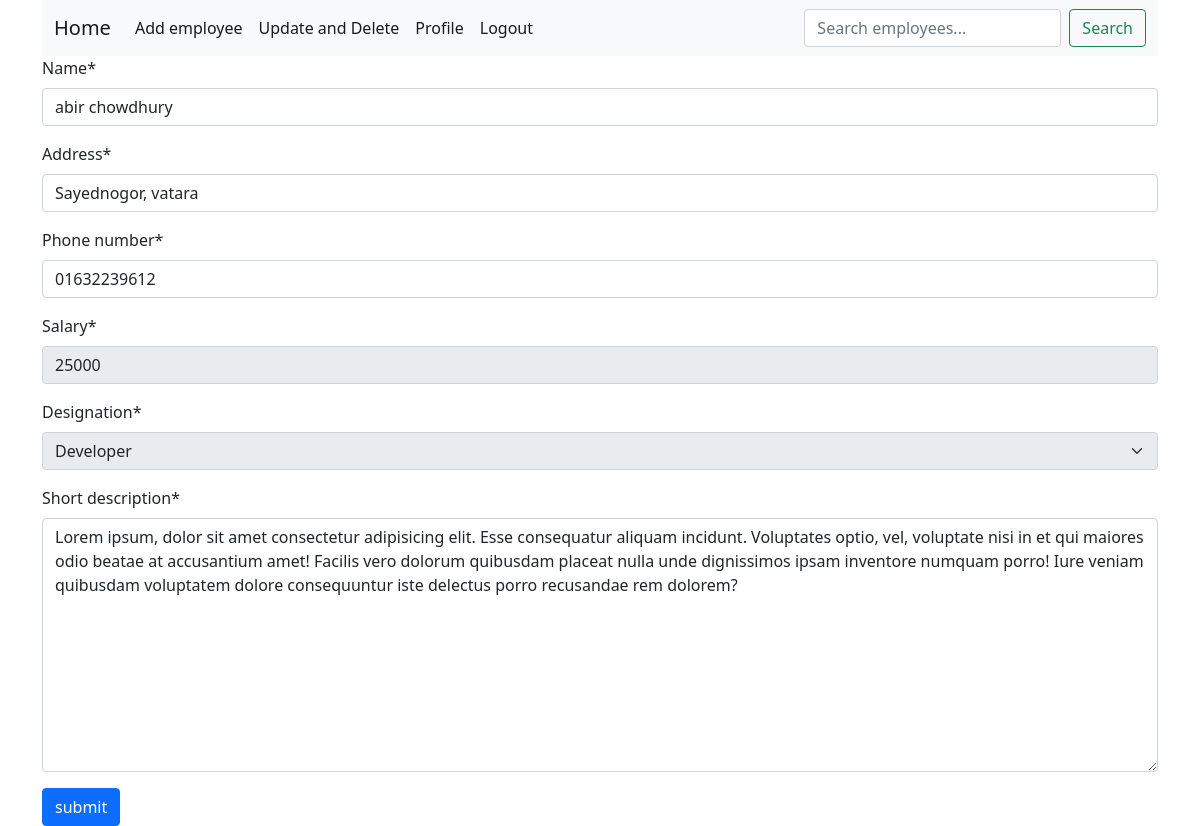
The app's page /employee/update/1 with its own data.
### add_employee/models.py (models this page shows, shortened)
class Employee(models.Model):
    name = models.CharField(max_length=255)  # Text input
    address = models.CharField(max_length=255)  # Text input
    phone_number = models.CharField(max_length=20, )  # Text input
    salary = models.CharField(max_length=20)  # Numeric/Text input, non-editable after saving
    DESIGNATION_CHOICES = [
        ('Manager', 'Manager'),
        ('Developer', 'Developer'),
        ('Designer', 'Designer'),
        ('Intern', 'Intern'),
    ]
    designation = models.CharField(max_length=100, choices=DESIGNATION_CHOICES)  # Dropdown, non-editable after saving
    short_description = models.TextField()  # Text area input for a brief profile summary
    user = models.ForeignKey(User, on_delete=models.CASCADE, related_name="employee", default=1) #forein key add

### add_employee/viwes.py (the view, shortened to what this page needs)
# urls.py: path('update/<int:employee_id>', update_employee, name="update_employee"),
def update_employee(request, employee_id):
    try:
        employee = Employee.objects.get(pk = employee_id)
        employee_form = EmployeeForm(instance=employee)
        return render(request, "update_employee.html", {"form":employee_form})
    except Employee.DoesNotExist:
        return HttpResponse("Task does not exist")

### add_employee/form.py
class EmployeeForm(forms.ModelForm):
    class Meta:
        model = Employee
        fields = ['name', 'address', 'phone_number', 'salary', 'designation', 'short_description']
    def __init__(self, *args, **kwargs):
        super(EmployeeForm, self).__init__(*args, **kwargs)
        if self.instance and self.instance.pk:
            self.fields['salary'].disabled = True
            self.fields['designation'].disabled = True

### add_employee/templates/update_employee.html (shortened to what this page needs)
{% extends "base.html" %}
{% block nav %}
{% include 'partials/nav.html' %}
{% endblock  %}
{% block container %}
{% load crispy_forms_tags %}
<form method="post">
    {{form | crispy}}
    <button class="btn btn-primary" type="submit">submit</button>
</form>
{% endblock  %}

### records on screen
Employee: name "abir chowdhury", address "Sayednogor, vatara", phone_number "01632239612", salary "25000", designation "Developer", short_description "Lorem ipsum, dolor sit amet consectetur adipisicing elit. Esse consequatur aliquam incidunt. Voluptates optio, vel, voluptate nisi in et qui maiores odio beatae at accusantium amet! Facilis vero dolorum quibusdam placeat nulla unde dignissimos ipsam inventore numquam porro! Iure veniam quibusdam voluptatem dolore consequuntur iste delectus porro recusandae rem dolorem?"
